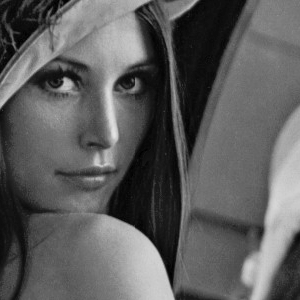
#> input picture EXERCISE4/q1.tif, 300 x 300 px
$ python 1e.py
#> lines starting #> are read from the running program, lines starting #| are printed output that depends on the picture
import numpy as np

import matplotlib.pyplot as plt

import cv2

from pylab import *
import math


#img=np.array([[1,2,1,0],[2,-1,1,2]],dtype=float64)
img=cv2.imread('q1.tif',0)
#> img is the input picture: shape (300, 300); min 0, max 228, mean 93.3
print("IMAGE")
print(img)
#> (printed output is left out)

"""E=np.zeros((img.shape[0],img.shape[0]),dtype=float64)


for i in range (img.shape[1]):
	E+=np.dot(np.transpose([img[:,i]]),[img[:,i]])
E=E/(img.shape[1])

print(E)

XC=np.zeros((img.shape[0],1),dtype=float64)
for i in range (img.shape[1]):
	XC+=np.transpose([img[:,i]])

XC=XC/(img.shape[1])

print(XC)

cov=E-(np.dot(XC,np.transpose(XC)))
print(cov)

I=np.identity(img.shape[0])
print(I)"""

cov=np.cov(img)
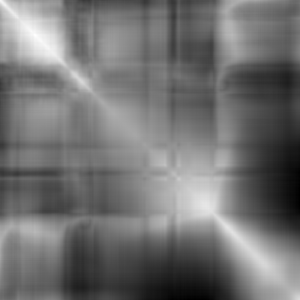
#> cov: shape (300, 300) float64; min -1645.9, max 3769.6, mean 778.9; drawn with min black and max white
print("COVARIANCE")
print(cov)
#> (printed output is left out)

eigen=np.linalg.eig(cov)
print("EIGEN VECTORS")
T=(eigen[1])
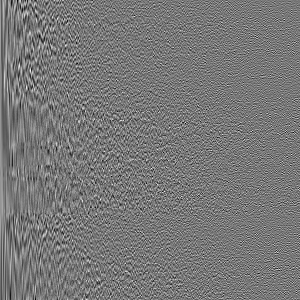
#> T: shape (300, 300) float64; min -0.25, max 0.28, mean 9.96e-05; drawn with min black and max white
print("KL BASIS")
print(T)
#> (printed output is left out)
KLT=np.dot(np.dot(T,img),np.transpose(T))
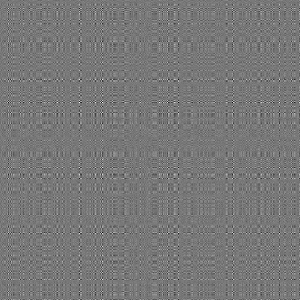
#> KLT: shape (300, 300) float64; min -855.1, max 957.6, mean 0; drawn with min black and max white
print("KL TRANSFORM")
print(KLT)
#> (printed output is left out)
recons=np.dot(np.dot(np.transpose(T),KLT),T)
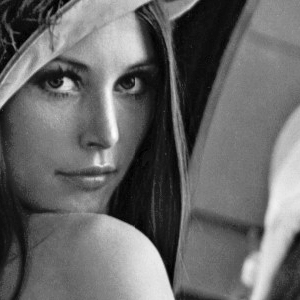
#> recons: shape (300, 300) float64; min -1.12e-08, max 228, mean 93.3; drawn with min black and max white
print("RECONSTRUCTION")
print(recons)
#> (printed output is left out)
cv2.imwrite("1e_basis.jpg",T*255*255)
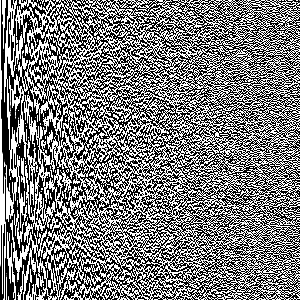
#> saved as 1e_basis.jpg: shape (300, 300); min 0, max 255, mean 124
cv2.imwrite("1e.jpg",KLT)
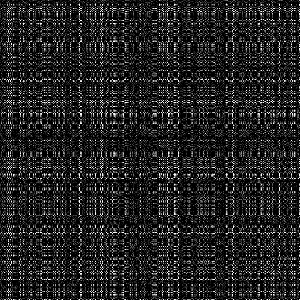
#> saved as 1e.jpg: shape (300, 300); min 0, max 255, mean 35.5
cv2.imwrite("1e_reconstruction.jpg",recons)

$ run again, with EXERCISE4/q2.tif copied over EXERCISE4/q1.tif
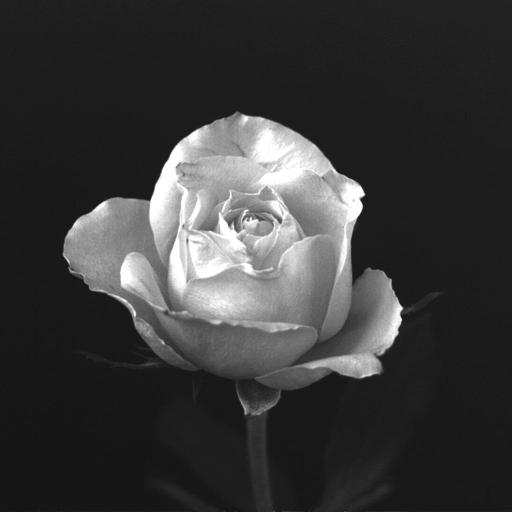
#> input picture EXERCISE4/q2.tif, 512 x 512 px
#> (printed output is left out)
#> (printed output is left out)
#> (printed output is left out)
#> (printed output is left out)
#> (printed output is left out)
#> `cv2.imwrite("1e_basis.jpg",T*255*255)`:
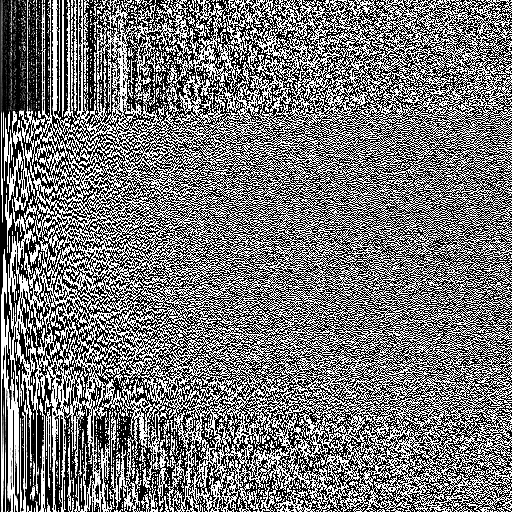
#> saved as 1e_basis.jpg: shape (512, 512); min 0, max 255, mean 119.8
#> `cv2.imwrite("1e.jpg",KLT)`:
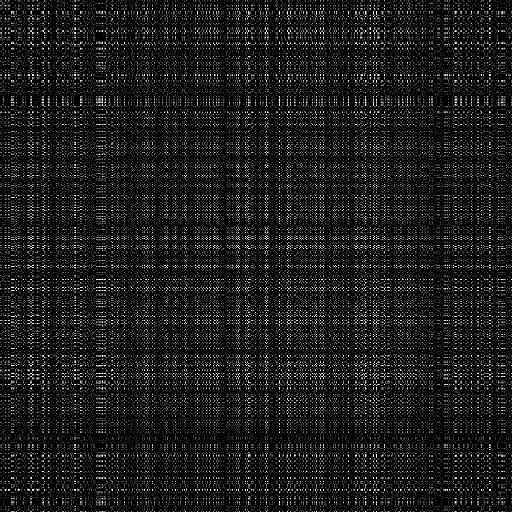
#> saved as 1e.jpg: shape (512, 512); min 0, max 255, mean 28

$ run again, with EXERCISE4/q3.tif copied over EXERCISE4/q1.tif
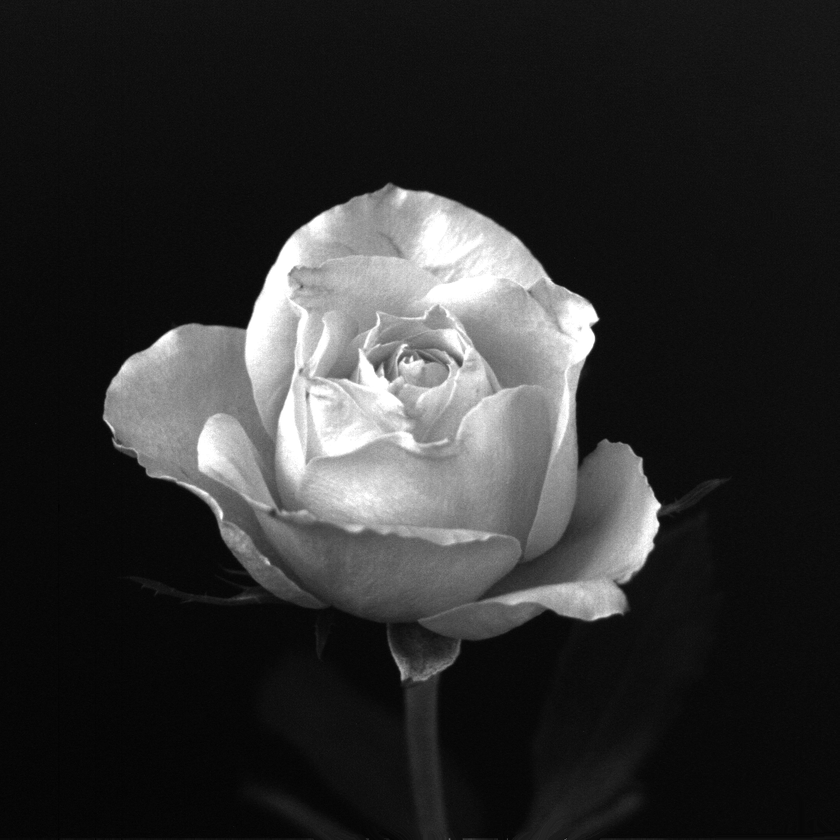
#> input picture EXERCISE4/q3.tif, 840 x 840 px, shrunk from 1024 x 1024 before the run
#> img is the input picture: shape (840, 840); min 0, max 255, mean 46.8
#> (printed output is left out)
#> (printed output is left out)
#> (printed output is left out)
#> (printed output is left out)
#> (printed output is left out)
#> `cv2.imwrite("1e_basis.jpg",T*255*255)`:
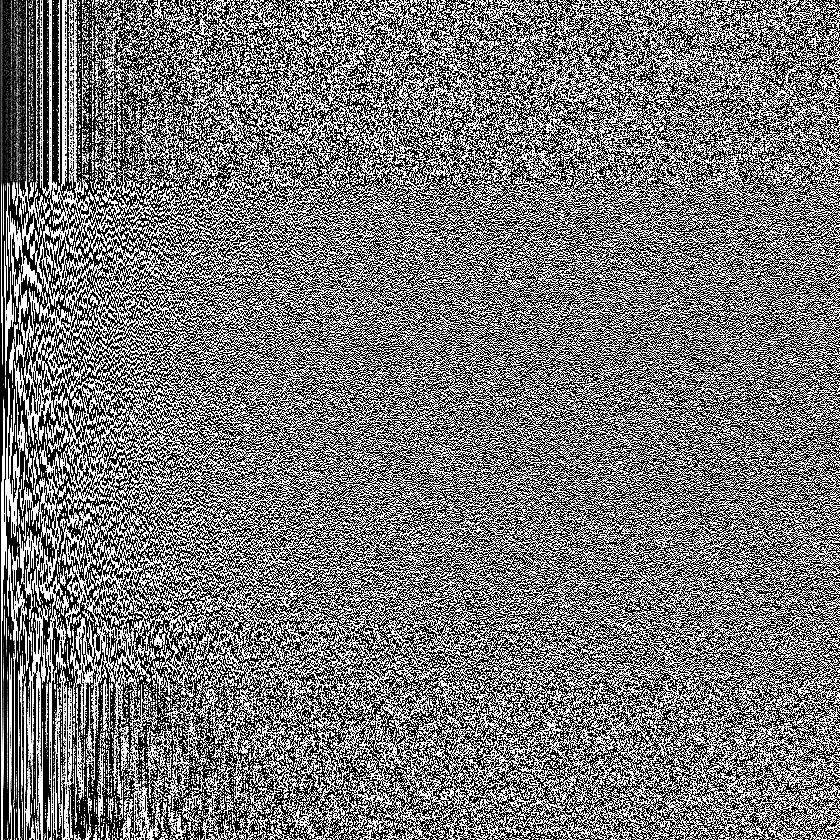
#> saved as 1e_basis.jpg: shape (840, 840); min 0, max 255, mean 119.8
#> `cv2.imwrite("1e.jpg",KLT)`:
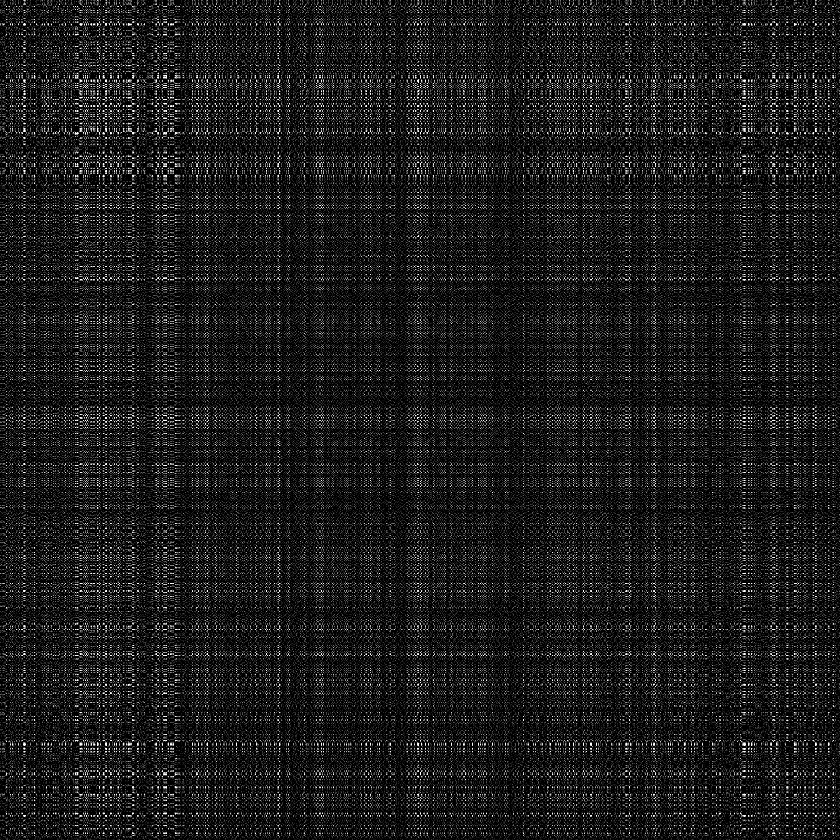
#> saved as 1e.jpg: shape (840, 840); min 0, max 255, mean 27.9
